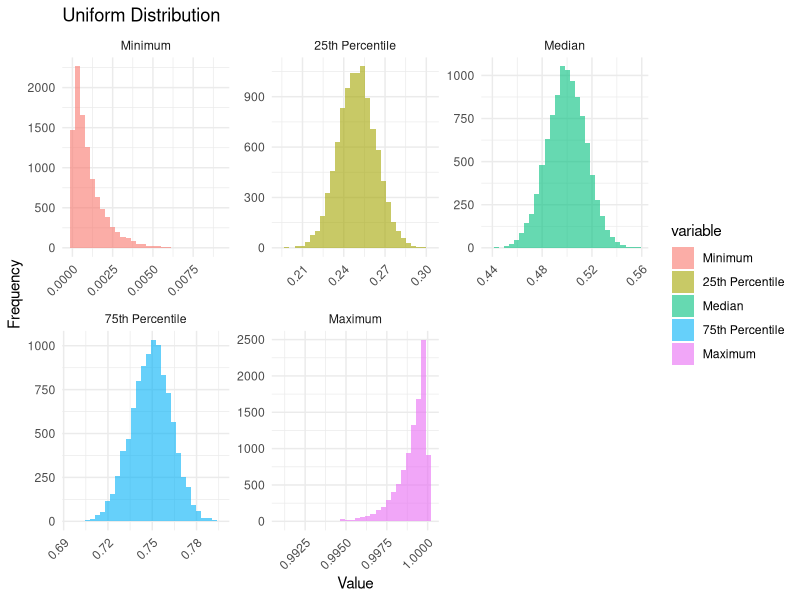
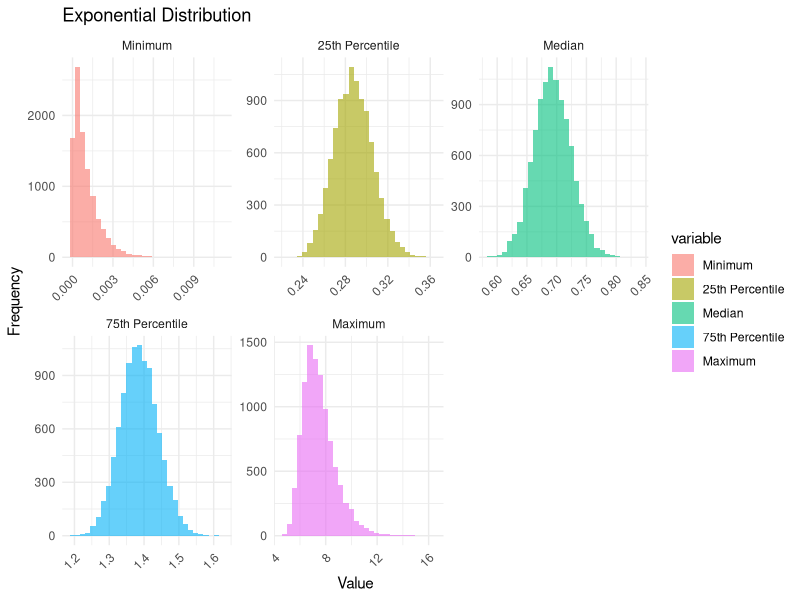
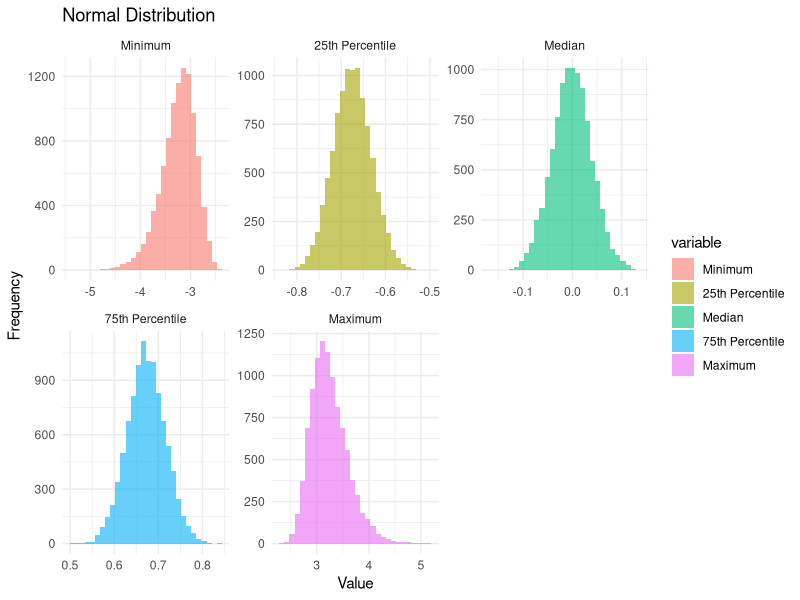

R code for these plots, in order:
## ---- chunk 1
knitr::opts_chunk$set(echo = TRUE)
## ---- chunk 2
#| warning: false
#| message: false
#| echo: false
n <- 1000 
num_simulations <- 10000
a <- 0 
b <- 1 

order_stats_uniform <- matrix(nrow=num_simulations, ncol=5)

for (i in 1:num_simulations) {
  sample <- runif(n, a, b)
  sample <- sort(sample)
  order_stats_uniform[i,] <- sample[c(1, n/4, n/2, 3*n/4, n)]
}

library(ggplot2)

order_stats_uniform_df <- as.data.frame(order_stats_uniform)
names(order_stats_uniform_df) <- c("Minimum", "25th Percentile", "Median", "75th Percentile", "Maximum")

order_stats_uniform_long <- reshape2::melt(order_stats_uniform_df)

ggplot(order_stats_uniform_long, aes(x=value)) +
  geom_histogram(aes(fill=variable), bins=30, alpha=0.6) +
  facet_wrap(~variable, scales="free") +
  theme_minimal() +
  ggtitle("Uniform Distribution") +
  xlab("Value") + ylab("Frequency")+
  theme(axis.text.x = element_text(angle = 45, hjust = 1))

## ---- chunk 3
#| warning: false
#| message: false
#| echo: false
lambda <- 1

order_stats_exp <- matrix(nrow=num_simulations, ncol=5)

for (i in 1:num_simulations) {
  sample <- rexp(n, lambda)
  sample <- sort(sample)
  order_stats_exp[i,] <- sample[c(1, n/4, n/2, 3*n/4, n)]
}
# Convert the matrix to a data frame for ggplot
order_stats_exp_df <- as.data.frame(order_stats_exp)
names(order_stats_exp_df) <- c("Minimum", "25th Percentile", "Median", "75th Percentile", "Maximum")

# Melt the data for plotting
order_stats_exp_long <- reshape2::melt(order_stats_exp_df)

# Plotting
ggplot(order_stats_exp_long, aes(x=value)) +
  geom_histogram(aes(fill=variable), bins=30, alpha=0.6) +
  facet_wrap(~variable, scales="free") +
  theme_minimal() +
  ggtitle("Exponential Distribution") +
  xlab("Value") + ylab("Frequency")+
  theme(axis.text.x = element_text(angle = 45, hjust = 1))

## ---- chunk 4
#| warning: false
#| message: false
#| echo: false
mu <- 0 
sigma <- 1

order_stats_norm <- matrix(nrow=num_simulations, ncol=5)

for (i in 1:num_simulations) {
  sample <- rnorm(n, mu, sigma)
  sample <- sort(sample)
  order_stats_norm[i,] <- sample[c(1, n/4, n/2, 3*n/4, n)]
}
order_stats_norm_df <- as.data.frame(order_stats_norm)
names(order_stats_norm_df) <- c("Minimum", "25th Percentile", "Median", "75th Percentile", "Maximum")

order_stats_norm_long <- reshape2::melt(order_stats_norm_df)

ggplot(order_stats_norm_long, aes(x=value)) +
  geom_histogram(aes(fill=variable), bins=30, alpha=0.6) +
  facet_wrap(~variable, scales="free") +
  theme_minimal() +
  ggtitle("Normal Distribution") +
  xlab("Value") + ylab("Frequency")

## ---- chunk 5
#| warning: false
#| message: false
#| echo: false
rotation_times <- c(
  21.80086, 23.74087, 24.6675, 22.1376, 21.4186,
  23.80423, 23.11184, 24.23174, 24.826, 21.44181,
  22.09314, 22.96205, 22.27362, 23.23669, 22.05037,
  21.8075, 22.5501, 24.55148, 23.21969, 24.36872,
  24.56083, 23.8828, 21.84536, 21.90287, 21.55993,
  22.91966, 22.74965, 24.86386, 21.56766, 24.81992,
  22.77892, 21.23745, 22.1006, 21.12459, 21.05793
)

mean_rotation_time <- mean(rotation_times)
radius <- 1320
circumference <- pi * radius

mean_speed <- circumference / mean_rotation_time

std_dev <- sd(rotation_times)
n <- length(rotation_times)
se <- std_dev / sqrt(n)

alpha <- 0.1 
df <- n - 1
critical_value <- qt(alpha / 2, df, lower.tail = FALSE)

margin_of_error <- critical_value * se

lower_bound <- mean_speed - margin_of_error
upper_bound <- mean_speed + margin_of_error

cat("90% Confidence Interval: [",
    lower_bound, ", ", upper_bound, "] feet per rotation time unit\n")

